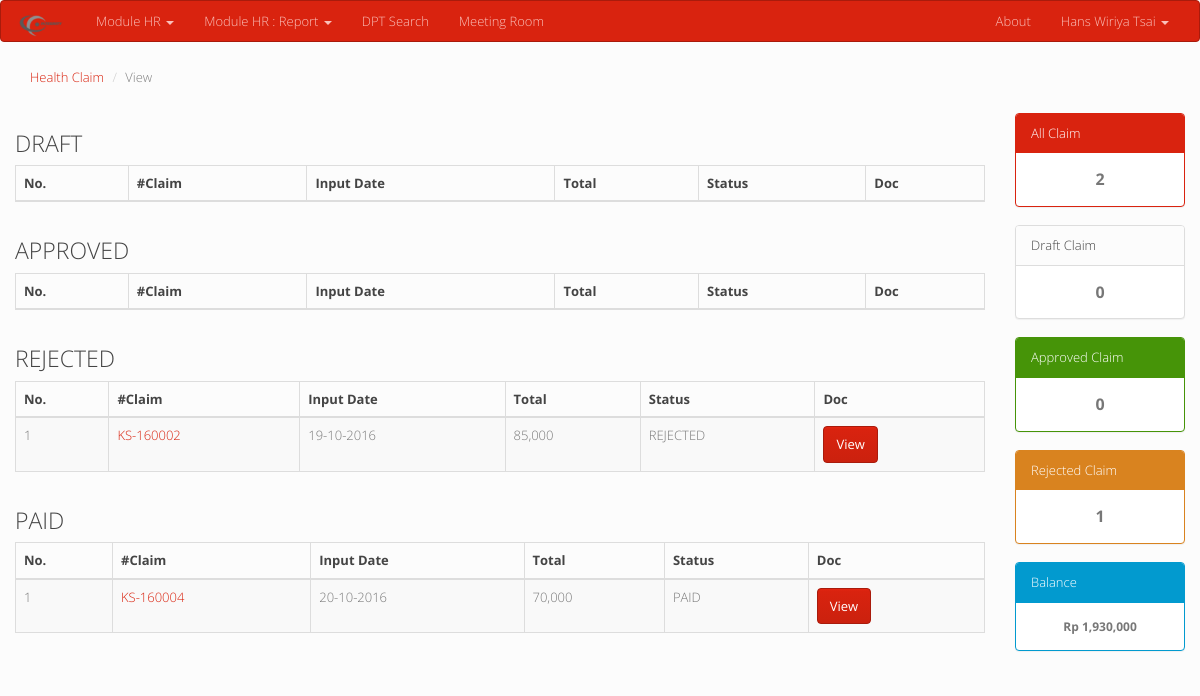
Page /view_hclaim.php (signed in) on the committed database.
### tables this page shows
CREATE TABLE `claim_kesehatan` (
  `id` int(11) NOT NULL,
  `no_claim` varchar(9) DEFAULT NULL,
  `username` varchar(30) DEFAULT NULL,
  `tgl_claim` date DEFAULT NULL,
  `total_biaya` int(11) DEFAULT NULL,
  `diajukan_oleh` varchar(30) DEFAULT NULL,
  `diajukan_tgl` date DEFAULT NULL,
  `disetujui_oleh` varchar(30) DEFAULT NULL,
  `disetujui_tgl` date DEFAULT NULL,
  `dibayar_oleh` varchar(30) DEFAULT NULL,
  `dibayar_tgl` date DEFAULT NULL,
  `ditolak_oleh` varchar(30) DEFAULT NULL,
  `ditolak_tgl` date DEFAULT NULL,
  `ditolak_note` varchar(255) DEFAULT NULL,
  `status_dok` enum('DRAFT','APPROVED','REJECTED','PAID') DEFAULT 'DRAFT',
  `dokumen` varchar(255) DEFAULT NULL
);

### view_hclaim.php (the view, shortened to what this page needs)
<?php
include "__header.php";
$getInfoClaim =
				$ki->query("select
				(select count(*) from claim_kesehatan where username = '".$_SESSION['fusn']."') as allhclaim,
				(select count(*) from claim_kesehatan where username = '".$_SESSION['fusn']."' and status_dok = 'DRAFT') as drafthclaim,
				(select count(*) from claim_kesehatan where username = '".$_SESSION['fusn']."' and status_dok = 'APPROVED') as approvedhclaim,
				(select count(*) from claim_kesehatan where username = '".$_SESSION['fusn']."' and status_dok = 'REJECTED') as rejectedhclaim");
$CInfo = $getInfoClaim->fetch_assoc();
$getTotalUsedClaim =
				$ki->query("select
				sum(total_biaya) as biaya from claim_kesehatan where username = '".$_SESSION['fusn']."' and status_dok != 'REJECTED'");
$TUsed = $getTotalUsedClaim->fetch_assoc();
$getQuotaClaim =
				$ki->query("select
				sum(health) as quota from `limit` where username = '".$_SESSION['fusn']."'");
$QClm  = $getQuotaClaim->fetch_assoc();
$calRemainingBalance = (int) $QClm['quota'] - (int) $TUsed['biaya'];
$getHealthClaimDataRejected = $ki->query("select a.no_claim as no_claim, b.name as name, a.tgl_claim as tgl_claim, a.total_biaya as total_biaya, a.status_dok as status_dok, a.dokumen as dokumen from claim_kesehatan a inner join users b on a.username = b.username where a.username = '".$_SESSION['fusn']."' and a.status_dok = 'REJECTED' order by a.tgl_claim desc");
$getHealthClaimDataPaid = $ki->query("select a.no_claim as no_claim, b.name as name, a.tgl_claim as tgl_claim, a.total_biaya as total_biaya, a.status_dok as status_dok, a.dokumen as dokumen, a.dibayar_tgl from claim_kesehatan a inner join users b on a.username = b.username where a.username = '".$_SESSION['fusn']."' and a.status_dok = 'PAID' order by a.tgl_claim desc");
?>
<div class='container-fluid'>
<div class='row'>
	<div class="col-md-12">
		<ol class="breadcrumb">
		  <li><a href="#">Health Claim</a></li>
		  <li class="active">View</li>
		</ol>
	</div>
</div>
<div class='row'>
	<div class="col-md-10">
	<div class='row'>
	<div class="col-md-12">
	<h3>DRAFT</h3>
		<table id="draft" class="table table-striped table-bordered" cellspacing="0" width="100%">
		<thead>
		<tr><th>No.</th><th>#Claim</th><th>Input Date</th><th>Total</th><th>Status</th><th>Doc</th></tr>
		</thead>
		</table>
	</div>
	</div>
	<div class='row'>
	<div class="col-md-12">
	<h3>APPROVED</h3>
		<table id="approved" class="table table-striped table-bordered" cellspacing="0" width="100%">
		<thead>
		<tr><th>No.</th><th>#Claim</th><th>Input Date</th><th>Total</th><th>Status</th><th>Doc</th></tr>
		</thead>
		</table>
	</div>
	</div>
	<div class='row'>
	<div class="col-md-12">
	<h3>REJECTED</h3>
		<table id="rejected" class="table table-striped table-bordered" cellspacing="0" width="100%">
		<thead>
		<tr><th>No.</th><th>#Claim</th><th>Input Date</th><th>Total</th><th>Status</th><th>Doc</th></tr>
		</thead>
		<tbody>
		<?php
		$numbering = 0;
		while($HCD = $getHealthClaimDataRejected->fetch_assoc()){
			echo "<tr>";
			echo "<td>" . ++$numbering . "</td><td><a href='info_hclaim.php?no=" . $HCD['no_claim'] . "'>" . $HCD['no_claim'] . "</a></td><td>"; $date = explode("-", $HCD['tgl_claim']); echo $date[2]."-".$date[1]."-".$date[0]; echo "</td>";
			echo "<td>" . number_format($HCD['total_biaya']) . "</td><td>" . $HCD['status_dok'] . "</td><td><a href='";
			if($HCD['dokumen'] == NULL) { echo '#'; } else { echo $HCD['dokumen']; }
			echo "' target='_blank' class='btn btn-primary'>View</a></td>";
			echo "</tr>";
		}
		?>
		</tbody>
		</table>
	</div>
	</div>
	<div class='row'>
	<div class="col-md-12">
	<h3>PAID</h3>
		<table id="paid" class="table table-striped table-bordered" cellspacing="0" width="100%">
		<thead>
		<tr><th>No.</th><th>#Claim</th><th>Input Date</th><th>Total</th><th>Status</th><th>Doc</th></tr>
		</thead>
		<tbody>
		<?php
		$numbering = 0;
		while($HCD = $getHealthClaimDataPaid->fetch_assoc()){
			echo "<tr>";
			echo "<td>" . ++$numbering . "</td><td><a href='info_hclaim.php?no=" . $HCD['no_claim'] . "'>" . $HCD['no_claim'] . "</a></td><td>"; $date = explode("-", $HCD['tgl_claim']); echo $date[2]."-".$date[1]."-".$date[0]; echo "</td>";
			echo "<td>" . number_format($HCD['total_biaya']) . "</td><td>" . $HCD['status_dok'] . "</td><td><a href='";
			if($HCD['dokumen'] == NULL) { echo '#'; } else { echo $HCD['dokumen']; }
			echo "' target='_blank' class='btn btn-primary'>View</a></td>";
			echo "</tr>";
		}
		?>
		</tbody>
		</table>
	</div>
	</div>
	</div>
	<div class="col-md-2">
		<div class="panel panel-primary">
			<div class="panel-heading">All Claim</div>
			<div class="panel-body">
				<center style='font-size: 16px'><b><?= $CInfo['allhclaim']; ?></b></center>
			</div>
		</div>
		<div class="panel panel-default">
			<div class="panel-heading">Draft Claim</div>
			<div class="panel-body">
				<center style='font-size: 16px'><b><?= $CInfo['drafthclaim']; ?></b></center>
			</div>
		</div>
		<div class="panel panel-success">
			<div class="panel-heading">Approved Claim</div>
			<div class="panel-body">
				<center style='font-size: 16px'><b><?= $CInfo['approvedhclaim']; ?></b></center>
			</div>
		</div>
		<div class="panel panel-danger">
			<div class="panel-heading">Rejected Claim</div>
			<div class="panel-body">
				<center style='font-size: 16px'><b><?= $CInfo['rejectedhclaim']; ?></b></center>
			</div>
		</div>
		<div class="panel panel-info">
			<div class="panel-heading">Balance</div>
			<div class="panel-body">
				<center style='font-size: 12px'><b>Rp <?= number_format($calRemainingBalance); ?></b></center>
			</div>
		</div>
	</div>
</div>
</div>
<?php
include "__footer.php";
?>

### rows in the picture
claim_kesehatan: no_claim "KS-160002", tgl_claim "19", tgl_claim "10", tgl_claim "2016", total_biaya "85,000", status_dok "REJECTED"
claim_kesehatan: no_claim "KS-160004", tgl_claim "20", tgl_claim "10", tgl_claim "2016", total_biaya "70,000", status_dok "PAID"

### other values in the picture
$_SESSION['fnam'] "Hans Wiriya Tsai"
$CInfo['allhclaim'] "2"
$CInfo['drafthclaim'] "0"
$CInfo['approvedhclaim'] "0"
$CInfo['rejectedhclaim'] "1"
$calRemainingBalance "1,930,000"
